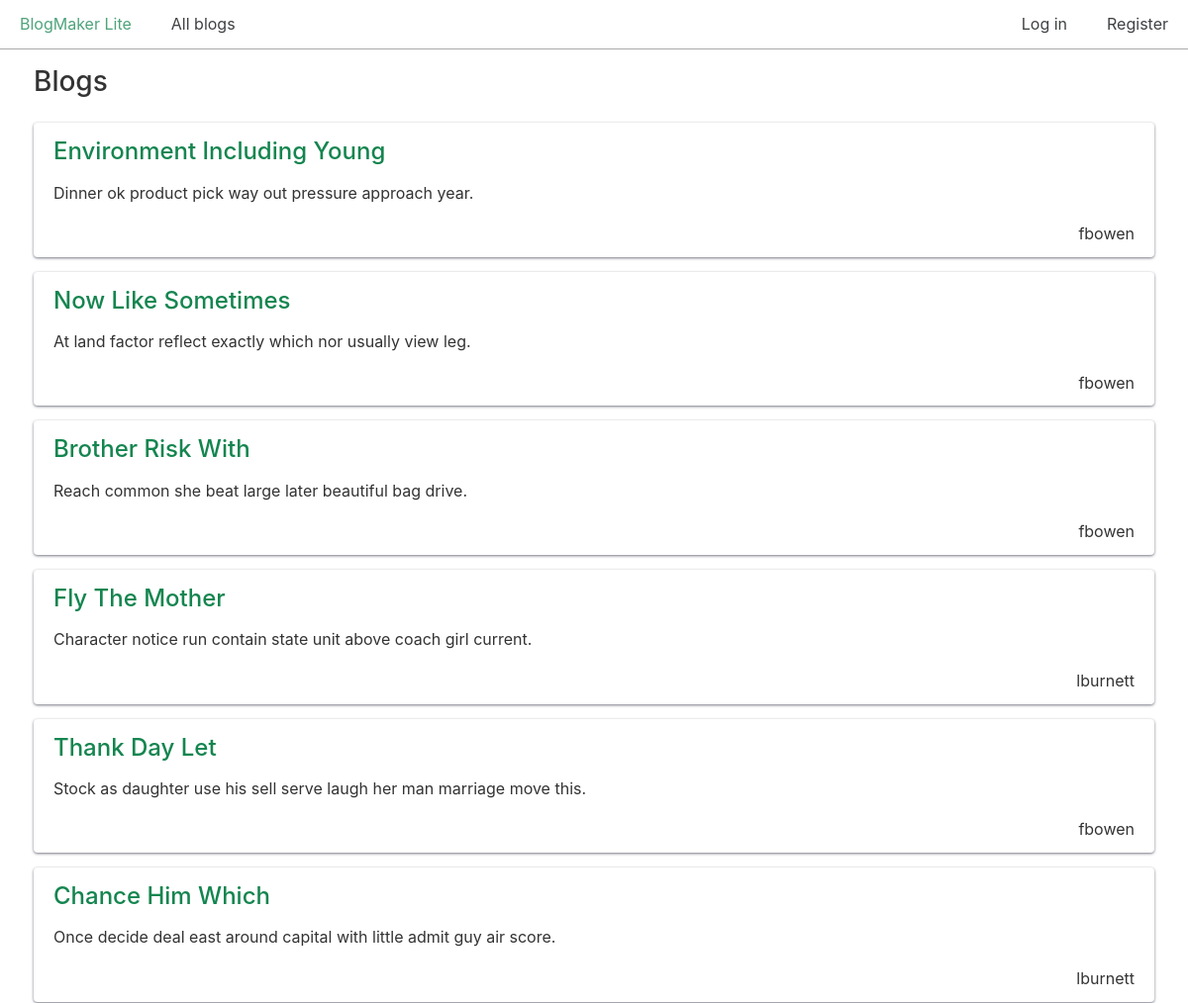
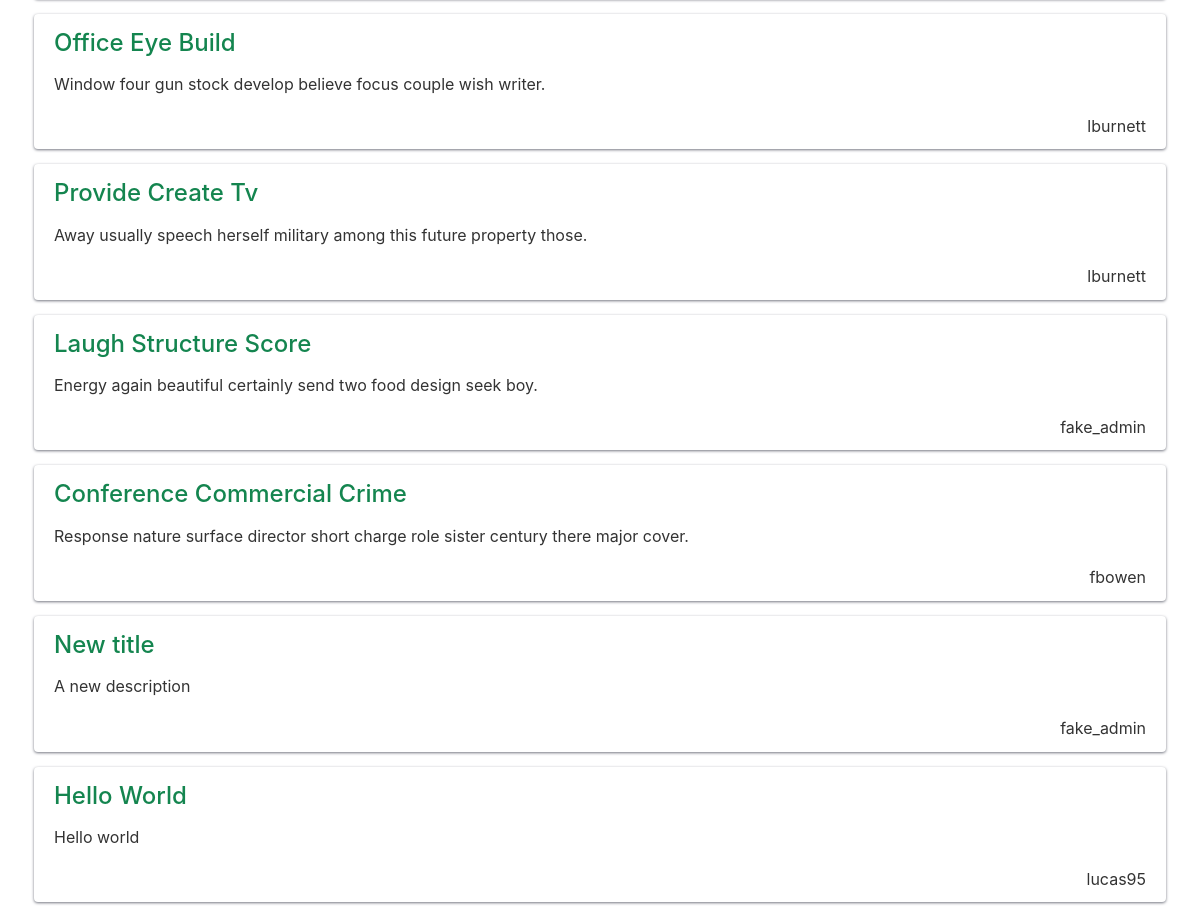
The app's page /blogs/ with its own data (2 pictures, top to bottom).
### blogs/models.py (models this page shows, shortened)
class Blog(models.Model):
    title = models.CharField(max_length=200)
    description = models.TextField()
    date_added = models.DateTimeField(auto_now_add=True)
    owner = models.ForeignKey(User, on_delete=models.CASCADE)

### blogs/views.py (the view)
# urls.py: path("", include("blogs.urls")),
def blogs(request):
    all_blogs = Blog.objects.all()
    context = {"blogs": all_blogs}
    return render(request, "blogs/blogs.html", context)

### blogs/templates/blogs/blogs.html
{% extends "blogs/base.html" %}
{% block content %}
  <h2>Blogs</h2>
  {% for blog in blogs %}
    <div class="card">
      <header>
        <h3>
          <a href="{% url 'blogs:blog' blog.id %}">{{ blog.title }}</a>
        </h3>
      </header>
      <p>{{ blog.description }}</p>
      <p class="text-right">{{ blog.owner.username }}</p>
    </div>
  {% empty %}
    <h3>No blogs have been added yet.</h3>
  {% endfor %}
{% endblock content %}

### blogs/templates/blogs/base.html (shortened to what this page needs)
{% load static %}
<!doctype html>
<html lang="en-US">
  <head>
    <link href="{% static 'chota.css' %}" rel="stylesheet" type="text/css">
    <link href="{% static 'custom.css' %}" rel="stylesheet" type="text/css">
  </head>
  <body>
    <nav class="nav">
      <div class="nav-left">
        <a class="active" href="{% url 'blogs:index' %}">BlogMaker Lite</a>
        <a href="{% url 'blogs:blogs' %}">All blogs</a>
      </div>
      <div class="nav-right">
        {% if user.is_authenticated %}
          <span class="is-vertical-align">
            Hello, {{ user.username }}.</span>
          <form action="{% url 'accounts:logout' %}" method="post"
              class="is-vertical-align">
            {% csrf_token %}
            <button class="button outline">Log out</button>
          </form>
        {% else %}
          <a href="{% url 'accounts:login' %}">Log in</a>
          <a href="{% url 'accounts:register' %}">Register</a>
        {% endif %}
      </div>
    </nav>
    <div class="container">
      {% block content %}{% endblock content %}
    </div>
  </body>
</html>

### css/chota.css (style rules this page uses)
:root { --bg-color: #fff; --bg-secondary-color: #f3f3f6; --color-primary: #14854f; --color-lightGrey: #d2d6dd; --color-grey: #747681; --color-darkGrey: #3f4144; --color-error: #d43939; --color-success: #28bd14; --grid-maxWidth: 120rem; --grid-gutter: 2rem; --font-size: 1.6rem; --font-color: #333; --font-family-sans: -apple-system, "BlinkMacSystemFont", "Avenir", "Avenir Next", "Segoe UI", "Roboto", "Oxygen", "Ubuntu", "Cantarell", "Fira Sans", "Droid Sans", "Helvetica Neue", sans-serif; --font-family-mono: monaco, "Consolas", "Lucida Console", monospace; }
html { -webkit-box-sizing: border-box; box-sizing: border-box; font-size: 62.5%; line-height: 1.15; -webkit-text-size-adjust: 100%; -moz-text-size-adjust: 100%; -ms-text-size-adjust: 100%; text-size-adjust: 100%; }
*, *::before, *::after { -webkit-box-sizing: inherit; box-sizing: inherit; }
body { background-color: var(--bg-color); line-height: 1.6; font-size: var(--font-size); color: var(--font-color); font-family: "Segoe UI", "Helvetica Neue", sans-serif; font-family: var(--font-family-sans); margin: 0; padding: 0; }
h1, h2, h3, h4, h5, h6 { font-weight: 500; margin: 0.35em 0 0.7em; }
h2 { font-size: 1.75em; }
h3 { font-size: 1.5em; }
a { color: var(--color-primary); text-decoration: none; }
p { margin-top: 0; }
.container { max-width: var(--grid-maxWidth); margin: 0 auto; width: 96%; padding: 0 calc(var(--grid-gutter) / 2); }
::placeholder { color: #bdbfc4; }
.nav { display: -webkit-box; display: -ms-flexbox; display: flex; min-height: 5rem; -webkit-box-align: stretch; -ms-flex-align: stretch; align-items: stretch; }
.nav-center, .nav-left, .nav-right { display: -webkit-box; display: -ms-flexbox; display: flex; -webkit-box-flex: 1; -ms-flex: 1; flex: 1; }
.nav-left { -webkit-box-pack: start; -ms-flex-pack: start; justify-content: flex-start; }
.nav-right { -webkit-box-pack: end; -ms-flex-pack: end; justify-content: flex-end; }
.nav a, .nav .brand { text-decoration: none; display: -webkit-box; display: -ms-flexbox; display: flex; -webkit-box-align: center; -ms-flex-align: center; align-items: center; padding: 1rem 2rem; color: var(--color-darkGrey); }
.nav [aria-current="page"]:not(.button), .nav .active:not(.button) { color: #000; color: var(--color-primary); }
.card { padding: 1rem 2rem; border-radius: 4px; background: var(--bg-color); -webkit-box-shadow: 0 1px 3px var(--color-grey); box-shadow: 0 1px 3px var(--color-grey); }
.card p:last-child { margin: 0; }
.card header > * { margin-top: 0; margin-bottom: 1rem; }
.text-right { text-align: right; }

### css/custom.css (style rules this page uses)
.nav { border-bottom: 1px solid #aaa; }
.card { margin-bottom: 15px; }

### records on screen
Blog: title "Environment Including Young", description "Dinner ok product pick way out pressure approach year.", owner.username "fbowen"
Blog: title "Now Like Sometimes", description "At land factor reflect exactly which nor usually view leg.", owner.username "fbowen"
Blog: title "Brother Risk With", description "Reach common she beat large later beautiful bag drive.", owner.username "fbowen"
Blog: title "Fly The Mother", description "Character notice run contain state unit above coach girl current.", owner.username "lburnett"
Blog: title "Thank Day Let", description "Stock as daughter use his sell serve laugh her man marriage move this.", owner.username "fbowen"
Blog: title "Chance Him Which", description "Once decide deal east around capital with little admit guy air score.", owner.username "lburnett"
Blog: title "Office Eye Build", description "Window four gun stock develop believe focus couple wish writer.", owner.username "lburnett"
Blog: title "Provide Create Tv", description "Away usually speech herself military among this future property those.", owner.username "lburnett"
Blog: title "Laugh Structure Score", description "Energy again beautiful certainly send two food design seek boy.", owner.username "fake_admin"
Blog: title "Conference Commercial Crime", description "Response nature surface director short charge role sister century there major cover.", owner.username "fbowen"
Blog: title "New title", description "A new description", owner.username "fake_admin"
Blog: title "Hello World", description "Hello world", owner.username "lucas95"
